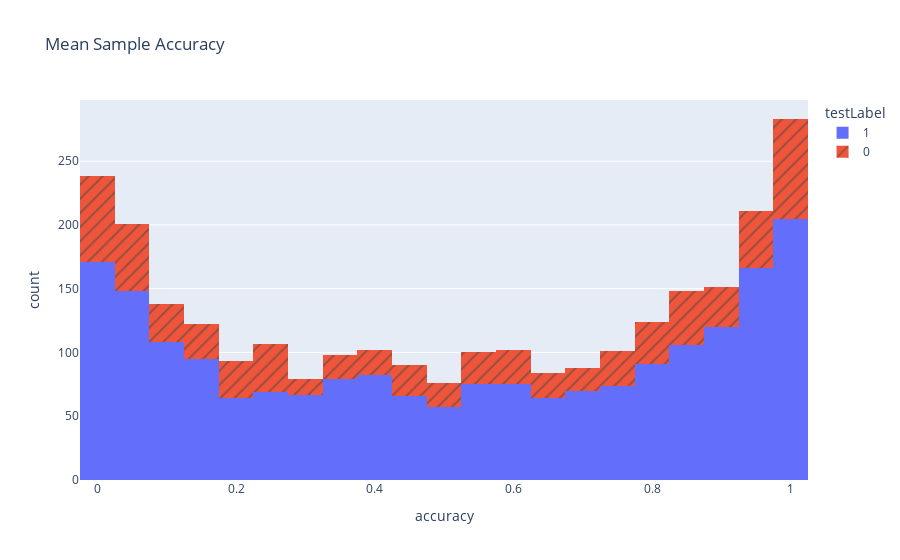

Here is the notebook cell this chart was saved with:
### Code cell
import plotly.express as px

# Group by sample ID and label, calculate mean accuracy for each sample
mean_accuracy = sampleResults.loc[sampleResults['model']=='LinearSVC'].groupby(['id', 'testLabel'])['accuracy'].mean().reset_index()

# Create histogram of mean accuracy
fig = px.histogram(mean_accuracy, x='accuracy', color='testLabel', pattern_shape='testLabel', title="Mean Sample Accuracy")
fig.show()

### Figure 1 — Plotly figure (JSON) as saved in the notebook; plotly's stock layout.template omitted (floating-point values rounded to 4 significant figures; data arrays with more than 128 entries replaced by an {"elided": "..."} marker saying what was removed)
{"data": [{"alignmentgroup": "True", "bingroup": "x", "hovertemplate": "testLabel=1<br>accuracy=%{x}<br>count=%{y}<extra></extra>", "legendgroup": "1", "marker": {"color": "#636efa", "pattern": {"shape": ""}}, "name": "1", "offsetgroup": "1", "orientation": "v", "showlegend": true, "type": "histogram", "x": {"elided": "2052 float values"}, "xaxis": "x", "yaxis": "y"}, {"alignmentgroup": "True", "bingroup": "x", "hovertemplate": "testLabel=0<br>accuracy=%{x}<br>count=%{y}<extra></extra>", "legendgroup": "0", "marker": {"color": "#EF553B", "pattern": {"shape": "/"}}, "name": "0", "offsetgroup": "0", "orientation": "v", "showlegend": true, "type": "histogram", "x": {"elided": "684 float values"}, "xaxis": "x", "yaxis": "y"}], "layout": {"barmode": "relative", "legend": {"title": {"text": "testLabel"}, "tracegroupgap": 0}, "title": {"text": "Mean Sample Accuracy"}, "xaxis": {"anchor": "y", "domain": [0, 1], "title": {"text": "accuracy"}}, "yaxis": {"anchor": "x", "domain": [0, 1], "title": {"text": "count"}}}}
